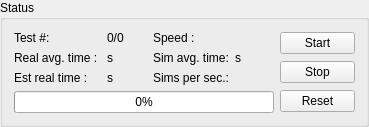
      <widget class="QGroupBox" name="groupBox">
       <property name="minimumSize">
        <size>
         <width>369</width>
         <height>0</height>
        </size>
       </property>
       <property name="title">
        <string>Status</string>
       </property>
       <layout class="QHBoxLayout" name="horizontalLayout_3">
        <item>
         <layout class="QVBoxLayout" name="verticalLayout_3">
          <item>
           <layout class="QGridLayout" name="gridLayout">
            <item row="0" column="0">
             <widget class="QLabel" name="label_18">
              <property name="text">
               <string>Test #: </string>
              </property>
             </widget>
            </item>
            <item row="0" column="1">
             <widget class="QLabel" name="_testsLeftLbl">
              <property name="text">
               <string>0/0</string>
              </property>
             </widget>
            </item>
            <item row="1" column="0">
             <widget class="QLabel" name="label_2">
              <property name="toolTip">
               <string>&lt;html&gt;&lt;head&gt;&lt;meta name=&quot;qrichtext&quot; content=&quot;1&quot; /&gt;&lt;style type=&quot;text/css&quot;&gt;
p, li { white-space: pre-wrap; }
&lt;/style&gt;&lt;/head&gt;&lt;body style=&quot; font-family:'MS Shell Dlg 2'; font-size:8.25pt; font-weight:400; font-style:normal;&quot;&gt;
&lt;p style=&quot; margin-top:0px; margin-bottom:0px; margin-left:0px; margin-right:0px; -qt-block-indent:0; text-indent:0px;&quot;&gt;The average time per test in miliseconds.&lt;/p&gt;&lt;/body&gt;&lt;/html&gt;</string>
              </property>
              <property name="text">
               <string>Real avg. time : </string>
              </property>
             </widget>
            </item>
            <item row="1" column="1">
             <widget class="QLabel" name="_avgTimePerTestLbl">
              <property name="text">
               <string>s</string>
              </property>
             </widget>
            </item>
            <item row="2" column="0">
             <widget class="QLabel" name="label">
              <property name="text">
               <string>Est real time : </string>
              </property>
             </widget>
            </item>
            <item row="2" column="1">
             <widget class="QLabel" name="_estimatedTimeLeftLbl">
              <property name="text">
               <string>s</string>
              </property>
             </widget>
            </item>
            <item row="0" column="2">
             <widget class="QLabel" name="label_21">
              <property name="text">
               <string>Speed :</string>
              </property>
             </widget>
            </item>
            <item row="0" column="3">
             <widget class="QLabel" name="_simSpeedLbl">
              <property name="text">
               <string/>
              </property>
             </widget>
            </item>
            <item row="1" column="2">
             <widget class="QLabel" name="label_19">
              <property name="text">
               <string>Sim avg. time:</string>
              </property>
             </widget>
            </item>
            <item row="1" column="3">
             <widget class="QLabel" name="_avgSimTimeLbl">
              <property name="text">
               <string>s</string>
              </property>
             </widget>
            </item>
            <item row="2" column="2">
             <widget class="QLabel" name="label_20">
              <property name="text">
               <string>Sims per sec.:</string>
              </property>
             </widget>
            </item>
            <item row="2" column="3">
             <widget class="QLabel" name="_simsPerSecLbl">
              <property name="text">
               <string/>
              </property>
             </widget>
            </item>
           </layout>
          </item>
          <item>
           <widget class="QProgressBar" name="_simProgress">
            <property name="value">
             <number>0</number>
            </property>
            <property name="orientation">
             <enum>Qt::Horizontal</enum>
            </property>
           </widget>
          </item>
         </layout>
        </item>
        <item>
         <layout class="QVBoxLayout" name="verticalLayout_4">
          <item>
           <widget class="QPushButton" name="_startBtn">
            <property name="maximumSize">
             <size>
              <width>75</width>
              <height>16777215</height>
             </size>
            </property>
            <property name="text">
             <string>Start</string>
            </property>
           </widget>
          </item>
          <item>
           <widget class="QPushButton" name="_stopBtn">
            <property name="maximumSize">
             <size>
              <width>75</width>
              <height>16777215</height>
             </size>
            </property>
            <property name="text">
             <string>Stop</string>
            </property>
           </widget>
          </item>
          <item>
           <widget class="QPushButton" name="_resetBtn">
            <property name="maximumSize">
             <size>
              <width>75</width>
              <height>16777215</height>
             </size>
            </property>
            <property name="text">
             <string>Reset</string>
            </property>
           </widget>
          </item>
         </layout>
        </item>
       </layout>
      </widget>
